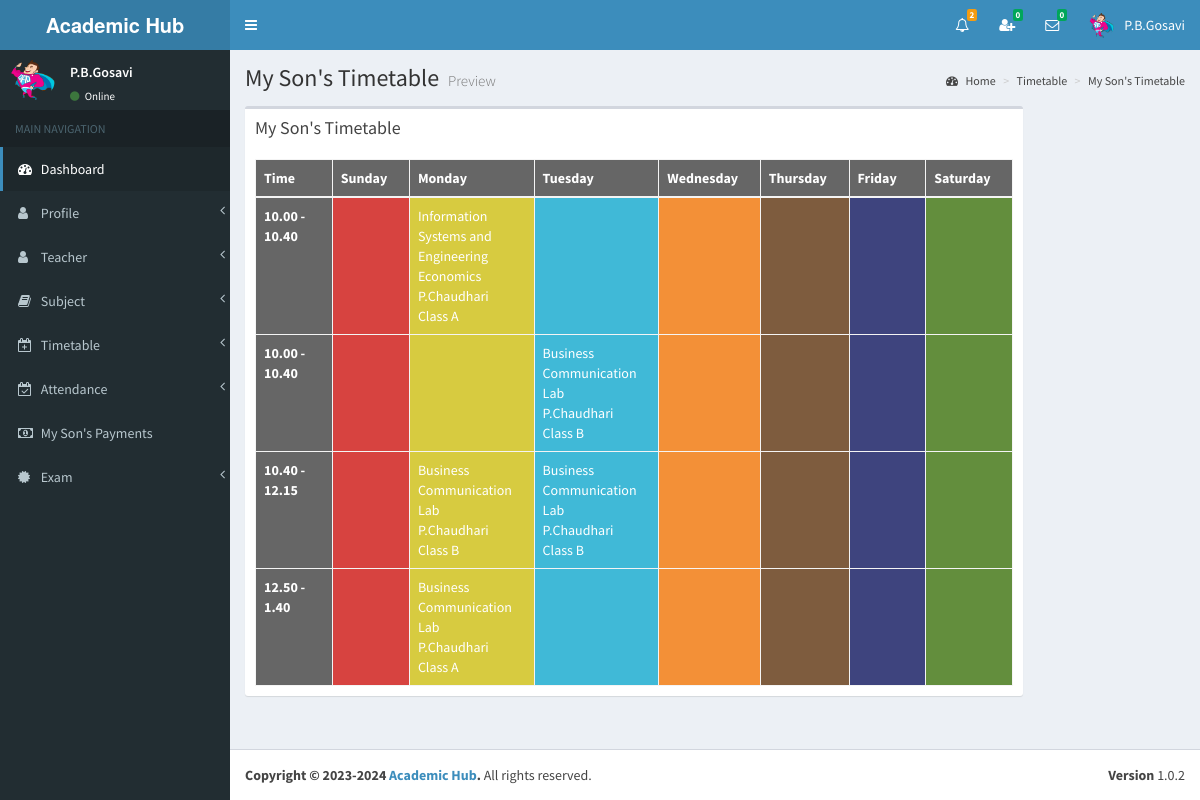
Page /view/my_sons_timetable.php (signed in) on the committed database.
### tables this page shows
CREATE TABLE `parents` (
  `id` int(11) NOT NULL,
  `index_number` varchar(255) NOT NULL,
  `my_son_index` bigint(11) NOT NULL,
  `full_name` varchar(255) NOT NULL,
  `i_name` varchar(255) NOT NULL,
  `gender` varchar(255) NOT NULL,
  `address` varchar(255) NOT NULL,
  `phone` varchar(255) NOT NULL,
  `email` varchar(255) NOT NULL,
  `image_name` varchar(255) NOT NULL,
  `b_date` date NOT NULL,
  `reg_date` date NOT NULL,
  `reg_year` year(4) NOT NULL,
  `reg_month` varchar(255) NOT NULL,
  `_status` varchar(255) NOT NULL
);

CREATE TABLE `subject_routing` (
  `id` int(11) NOT NULL,
  `grade_id` int(11) NOT NULL,
  `subject_id` int(11) NOT NULL,
  `teacher_id` int(11) NOT NULL,
  `fee` double(11,2) NOT NULL
);

CREATE TABLE `subject` (
  `id` int(11) NOT NULL,
  `name` varchar(255) NOT NULL
);

CREATE TABLE `teacher` (
  `id` int(11) NOT NULL,
  `full_name` varchar(255) NOT NULL,
  `i_name` varchar(255) NOT NULL,
  `gender` varchar(255) NOT NULL,
  `address` varchar(255) NOT NULL,
  `phone` varchar(255) NOT NULL,
  `email` varchar(255) NOT NULL,
  `image_name` varchar(255) NOT NULL,
  `index_number` bigint(11) NOT NULL,
  `reg_date` date NOT NULL
);

CREATE TABLE `class_room` (
  `id` int(11) NOT NULL,
  `name` varchar(255) NOT NULL,
  `student_count` int(11) NOT NULL
);

### view/my_sons_timetable.php (the view, shortened to what this page needs)
<?php include_once('head.php'); ?>
<?php include_once('header_parents.php'); ?>
<?php include_once('sidebar3.php'); ?>
<div class="content-wrapper">
    <section class="content-header">
    	<h1>
        	My Son's Timetable
        	<small>Preview</small>
        </h1>
        <ol class="breadcrumb">
        	<li><a href="#"><i class="fa fa-dashboard"></i> Home</a></li>
            <li><a href="#">Timetable</a></li>
            <li><a href="#">My Son's Timetable</a></li>
    	</ol>
	</section>
	<section class="content" >
    	<div class="row" id="table1">
        	<div class="col-md-10">
                <div class="box">
                    <div class="box-header">
                        <h3 class="box-title">My Son's Timetable </h3>
                    </div>
                    <div class="box-body table-responsive">
                        <table class="table table-bordered table-striped">
                            <thead style="color:white; background-color:#666;">
                                <th class="col-md-1">Time</th>
                                <th class="col-md-1">Sunday</th>
                                <th class="col-md-1">Monday</th>
                                <th class="col-md-1">Tuesday</th>
                                <th class="col-md-1">Wednesday</th>
                                <th class="col-md-1">Thursday</th>
                                <th class="col-md-1">Friday</th>
                                <th class="col-md-1">Saturday</th>
                             </thead>
                             <tbody>
<?php
include_once('../controller/config.php');
$index=$_SESSION["index_number"];
$current_year=date('Y');
$sql4="SELECT * FROM parents WHERE index_number='$index'";
$result4=mysqli_query($conn,$sql4);
$row4=mysqli_fetch_assoc($result4);
$my_son_index=$row4['my_son_index'];
$sql2="select  subject_routing.grade_id as g_id,subject_routing.subject_id as s_id,subject_routing.teacher_id as t_id
       from student_subject
	   inner join subject_routing
	   on student_subject.sr_id=subject_routing.id
	   where student_subject.index_number='$my_son_index' and student_subject.year='$current_year'";
$result2=mysqli_query($conn,$sql2);
while($row2=mysqli_fetch_assoc($result2)){
	$g_id=$row2['g_id'];
	$s_id=$row2['s_id'];
	$t_id=$row2['t_id'];
	$sql3="SELECT
           DISTINCT start_time,end_time
	       FROM
  		      timetable
	       WHERE
  		      grade_id='$g_id' AND subject_id='$s_id' AND teacher_id='$t_id'
	       ORDER BY
  		      start_time";
	$result3=mysqli_query($conn,$sql3);
	while($row3=mysqli_fetch_assoc($result3)){
		$s_time=$row3['start_time'];
		$e_time=$row3['end_time'];
?>
                 	<tr>
                    	<th  style="color:white; background-color:#666;">
                        	<?php echo $s_time." - ".$e_time; ?>
                        </th>
                        <td bgcolor="#d74340" style="color:white;">
						</td>
						 <td bgcolor="#d7cb40" style="color:white;">
<?php
include_once('../controller/config.php');
$sql="select subject.name as s_name,teacher.i_name as t_name,class_room.name as c_name
      from timetable
	  inner join subject
	  on timetable.subject_id=subject.id
	  inner join teacher
	  on timetable.teacher_id=teacher.id
	  inner join class_room
	  on timetable.classroom_id=class_room.id
	  where timetable.grade_id='$g_id' and timetable.subject_id='$s_id' and timetable.teacher_id='$t_id' and timetable.start_time='$s_time' and timetable.end_time='$e_time' and timetable.day='Monday'";
$result=mysqli_query($conn,$sql);
if (mysqli_num_rows($result) > 0) {
	while($row=mysqli_fetch_assoc($result)){
?>
							<?php echo $row['s_name']; ?><br>
							<?php echo $row['t_name']; ?><br>
                            <?php echo $row['c_name']; ?><br>
<?php } } ?>
						</td>
						<td bgcolor="#40b9d7" style="color:white;">
<?php
include_once('../controller/config.php');
$sql="select subject.name as s_name,teacher.i_name as t_name,class_room.name as c_name
      from timetable
	  inner join subject
	  on timetable.subject_id=subject.id
	  inner join teacher
	  on timetable.teacher_id=teacher.id
	  inner join class_room
	  on timetable.classroom_id=class_room.id
	  where timetable.grade_id='$g_id' and timetable.subject_id='$s_id' and timetable.teacher_id='$t_id' and timetable.start_time='$s_time' and timetable.end_time='$e_time' and timetable.day='Tuesday'";
$result=mysqli_query($conn,$sql);
if (mysqli_num_rows($result) > 0) {
	while($row=mysqli_fetch_assoc($result)){
?>
							<?php echo $row['s_name']; ?><br>
							<?php echo $row['t_name']; ?><br>
                        	<?php echo $row['c_name']; ?><br>
<?php  } } ?>
    					</td>
						<td bgcolor="#f39037" style="color:white;">
    					</td>
						<td bgcolor="#7e5c3e" style="color:white;">
    					</td>
						<td bgcolor="#3e447e" style="color:white;">
    					</td>
						 <td bgcolor="#638e3d" style="color:white;">
    					</td>
					</tr>
<?php } } ?>
                            </tbody>
                        </table>
                    </div>
                </div>
            </div>
        </div>
     </section>
</div>
<?php include_once('footer.php');?>

### view/header_parents.php (shortened to what this page needs)
<body class="hold-transition skin-blue sidebar-mini" >
<div class="wrapper">
  <header class="main-header" >
    <a href="" class="logo">
      <span class="logo-lg"><strong>Academic Hub </strong></span>
    </a>
    <nav class="navbar navbar-static-top">
		<a href="#" class="sidebar-toggle" data-toggle="offcanvas" role="button">
       	</a>
		<div class="navbar-custom-menu">
			<ul class="nav navbar-nav">
              <li class="dropdown notifications-menu">
                <a href="#" class="dropdown-toggle" data-toggle="dropdown">
                  <i class="fa fa-bell-o"></i>
<?php
include_once('../controller/config.php');
$my_type=$_SESSION["type"];
$my_index=$_SESSION["index_number"];
if($my_type == 'Parents'){
	$sql1="SELECT COUNT(id) FROM notification_history WHERE user_type='Parents' AND index_number='$my_index' AND _isread='0'";
	$result1=mysqli_query($conn,$sql1);
	$row1=mysqli_fetch_assoc($result1);
	$notfi_count=$row1['COUNT(id)'];
?>
                  <span class="label label-warning"><?php echo $notfi_count; ?></span>
                </a>
              </li>
<?php }  ?>
<?php
include_once('../controller/config.php');
$my_index=$_SESSION["index_number"];
$my_type=$_SESSION["type"];
$sql="SELECT count(id)
      FROM my_friends
      WHERE my_index='$my_index' AND _status='Pending' AND _isread='0'";
$result=mysqli_query($conn,$sql);
$row=mysqli_fetch_assoc($result);
$unread_count=$row['count(id)'];
?>
              <li class="dropdown messages-menu"  id="friend_request">
              	<a href="#" class="dropdown-toggle" data-toggle="dropdown" onClick="showFriendRequest('<?php echo $my_index; ?>','<?php echo $my_type; ?>')">
                  <i class="fa fa-user-plus"></i>
                  <span class="label label-success"><?php echo $unread_count; ?></span>
                </a>
              </li>
<?php
include_once('../controller/config.php');
$my_index=$_SESSION["index_number"];
$unread_msg_count=0;
$sql="SELECT * FROM my_friends WHERE my_index='$my_index'";
$result=mysqli_query($conn,$sql);
while($row=mysqli_fetch_assoc($result)){
	$friend_index=$row['friend_index'];
	$sql1="SELECT count(id)
		  FROM online_chat
		  WHERE user_index='$friend_index' AND _isread='0'";
	$result1=mysqli_query($conn,$sql1);
	$row1=mysqli_fetch_assoc($result1);
	$unread_msg_count+=$row1['count(id)'];
}
?>
              <li class="dropdown messages-menu" id="unread_msg">
                <a href="#" class="dropdown-toggle" data-toggle="dropdown" >
                  <i class="fa fa-envelope-o"></i>
                  <span class="label label-success"><?php echo $unread_msg_count; ?></span>
                </a>
<?php
include_once('../controller/config.php');
$index=$_SESSION["index_number"];
$type=$_SESSION["type"];
$time='';
$file_path='';
	$sql="SELECT
           DISTINCT conversation_id,friend_index
           FROM
              my_friends
           WHERE
              	my_index='$index'
           ORDER BY
              conversation_id";
	$result=mysqli_query($conn,$sql);
	while($row=mysqli_fetch_assoc($result)){
		$conversation_id=$row['conversation_id'];
		$friend_index=$row['friend_index'];
		$sql3="SELECT * FROM my_friends WHERE conversation_id='$conversation_id' and friend_index='$friend_index'";
		$result3=mysqli_query($conn,$sql3);
		$row3=mysqli_fetch_assoc($result3);
		$friend_type=$row3['friend_type'];
		if($friend_type == "Admin"){
			$sql1="SELECT * FROM admin WHERE index_number='$friend_index'";
			$result1=mysqli_query($conn,$sql1);
			$row1=mysqli_fetch_assoc($result1);
			$friend_name=$row1['i_name'];
			$friend_image=$row1['image_name'];
		}
		if($friend_type == "Teacher"){
			$sql1="SELECT * FROM teacher WHERE index_number='$friend_index'";
			$result1=mysqli_query($conn,$sql1);
			$row1=mysqli_fetch_assoc($result1);
			$friend_name=$row1['i_name'];
			$friend_image=$row1['image_name'];
		}
		if($friend_type == "Student"){
			$sql1="SELECT * FROM student WHERE index_number='$friend_index'";
			$result1=mysqli_query($conn,$sql1);
			$row1=mysqli_fetch_assoc($result1);
			$friend_name=$row1['i_name'];
			$friend_image=$row1['image_name'];
		}
		$sql2="SELECT * FROM online_chat WHERE conversation_id='$conversation_id' ORDER BY id DESC LIMIT 1";
		$result2=mysqli_query($conn,$sql2);
		while($row2=mysqli_fetch_assoc($result2)){
			$last_msg=$row2['msg'];
			$msg_time=$row2['time'];
			$datetime1 = new DateTime($msg_time);
			$datetime2 = new DateTime();
			$interval = $datetime1->diff($datetime2);
			$year = $interval->format('%y y ');
			$month = $interval->format('%m m ');
			$days = $interval->format('%a d');
			$hours = $interval->format('%h h');
			$minutes = $interval->format('%i mins');
			$seconds = $interval->format('%s sec');
			if($year>0){
				$time=$year;
			}else if($month>0){
				$time=$month;
			}else if($days>0){
				$time=$days;
			}else if($hours>0){
				$time=$hours;
			}else if($minutes>0){
				$time=$minutes;
			}else{
				$time=$seconds;
			}
			if($type=="Admin"){
				$file_path="my_friends.php?do=showChatBox&my_index=$index&conversation_id=$conversation_id&friend_index=$friend_index&my_type=$type";
			}
			if($type=="Teacher"){
				$file_path="my_friends2.php?do=showChatBox&my_index=$index&conversation_id=$conversation_id&friend_index=$friend_index&my_type=$type";
			}
			if($type=="Student"){
				$file_path="my_friends1.php?do=showChatBox&my_index=$index&conversation_id=$conversation_id&friend_index=$friend_index&my_type=$type";
			}
?>
                      <li>
                        <a href="<?php echo $file_path; ?>" onClick="msgRead('<?php echo $index; ?>','<?php echo $conversation_id; ?>','<?php echo $friend_index; ?>','<?php echo $type; ?>')">
                          <div class="pull-left">
                            <img src="../<?php echo $friend_image; ?>" class="img-circle" alt="User Image">
                          </div>
                          <h4>
                            <?php echo $friend_name; ?>
                            <small><i class="fa fa-clock-o"></i> <?php echo $time; ?></small>
                          </h4>
                          <p><?php echo $last_msg; ?></p>
                        </a>
                      </li>
 <?php } } ?>
              </li>
<?php
include_once('../controller/config.php');
if($type=="Parents"){
	$sql="SELECT * FROM parents WHERE index_number='$index'";
	$result=mysqli_query($conn,$sql);
	$row=mysqli_fetch_assoc($result);
}
?>
            	<li class="dropdown user user-menu">
                    <a href="#" class="dropdown-toggle" data-toggle="dropdown">
                      <img src="../<?php echo $row['image_name']; ?>" class="user-image" alt="User Image">
                      <span class="hidden-xs"><?php echo $row['i_name']; ?></span>
                    </a>
              </li>
            </ul>
        </div>
	</nav>
  </header>

### view/sidebar3.php (shortened to what this page needs)
  <aside class="main-sidebar">
    <section class="sidebar">
<?php
include_once('../controller/config.php');
$index=$_SESSION["index_number"];
$sql="SELECT * FROM parents WHERE index_number='$index'";
$result=mysqli_query($conn,$sql);
$row=mysqli_fetch_assoc($result);
$name=$row['i_name'];
$image=$row['image_name'];
?>
      <div class="user-panel">
      	<div class="pull-left image">
        	<img src="../<?php echo $image; ?>" class="img-circle" alt="User Image">
        </div>
        <div class="pull-left info">
        	<p><?php echo $name; ?></p>
            <a href="#"><i class="fa fa-circle text-success"></i> Online</a>
        </div>
      </div>
      <ul class="sidebar-menu">
        <li class="header">MAIN NAVIGATION</li>
        <li class="active treeview">
          <a href="dashboard3.php">
            <i class="fa fa-dashboard"></i> <span>Dashboard</span>
          </a>
        </li>
        <li class="treeview">
          <a href="#">
            <i class="fa fa-user"></i>
            <span>Profile</span>
            <span class="pull-right-container">
              <i class="fa fa-angle-left pull-right"></i>
            </span>
          </a>
        </li>
        <li class="treeview">
          <a href="#">
            <i class="fa fa-user"></i>
            <span>Teacher</span>
            <span class="pull-right-container">
              <i class="fa fa-angle-left pull-right"></i>
            </span>
          </a>
        </li>
        <li class="treeview">
          <a href="#">
            <i class="fa fa-book"></i>
            <span>Subject</span>
            <span class="pull-right-container">
              <i class="fa fa-angle-left pull-right"></i>
            </span>
          </a>
        </li>
         <li class="treeview">
          <a href="#">
            <i class="fa fa-calendar-plus-o"></i>
            <span>Timetable</span>
            <span class="pull-right-container">
              <i class="fa fa-angle-left pull-right"></i>
            </span>
          </a>
        </li>
         <li class="treeview">
          <a href="#">
            <i class="fa fa-calendar-check-o"></i>
            <span>Attendance</span>
            <span class="pull-right-container">
              <i class="fa fa-angle-left pull-right"></i>
            </span>
          </a>
        </li>
         <li>
          <a href="my_sons_payments.php">
            <i class="fa fa-money"></i> <span>My Son's Payments</span>
          </a>
        </li>
        <li class="treeview">
          <a href="#">
            <i class="fa fa-certificate"></i>
            <span>Exam</span>
            <span class="pull-right-container">
              <i class="fa fa-angle-left pull-right"></i>
            </span>
          </a>
        </li>
      </ul>
    </section>
  </aside>

### rows in the picture
parents: image_name (picture), i_name "P.B.Gosavi"
subject_routing: s_time "10.00", e_time "10.40"
subject: name "Information Systems and Engineering Economics", teacher.i_name "P.Chaudhari", class_room.name "Class A"
subject_routing: s_time "10.00", e_time "10.40", s_time "10.40", e_time "12.15", s_time "12.50", e_time "1.40"
subject: name "Business Communication Lab", teacher.i_name "P.Chaudhari", class_room.name "Class B", class_room.name "Class A"

### other values in the picture
$notfi_count "2"
$unread_count "0"
$unread_msg_count "0"
